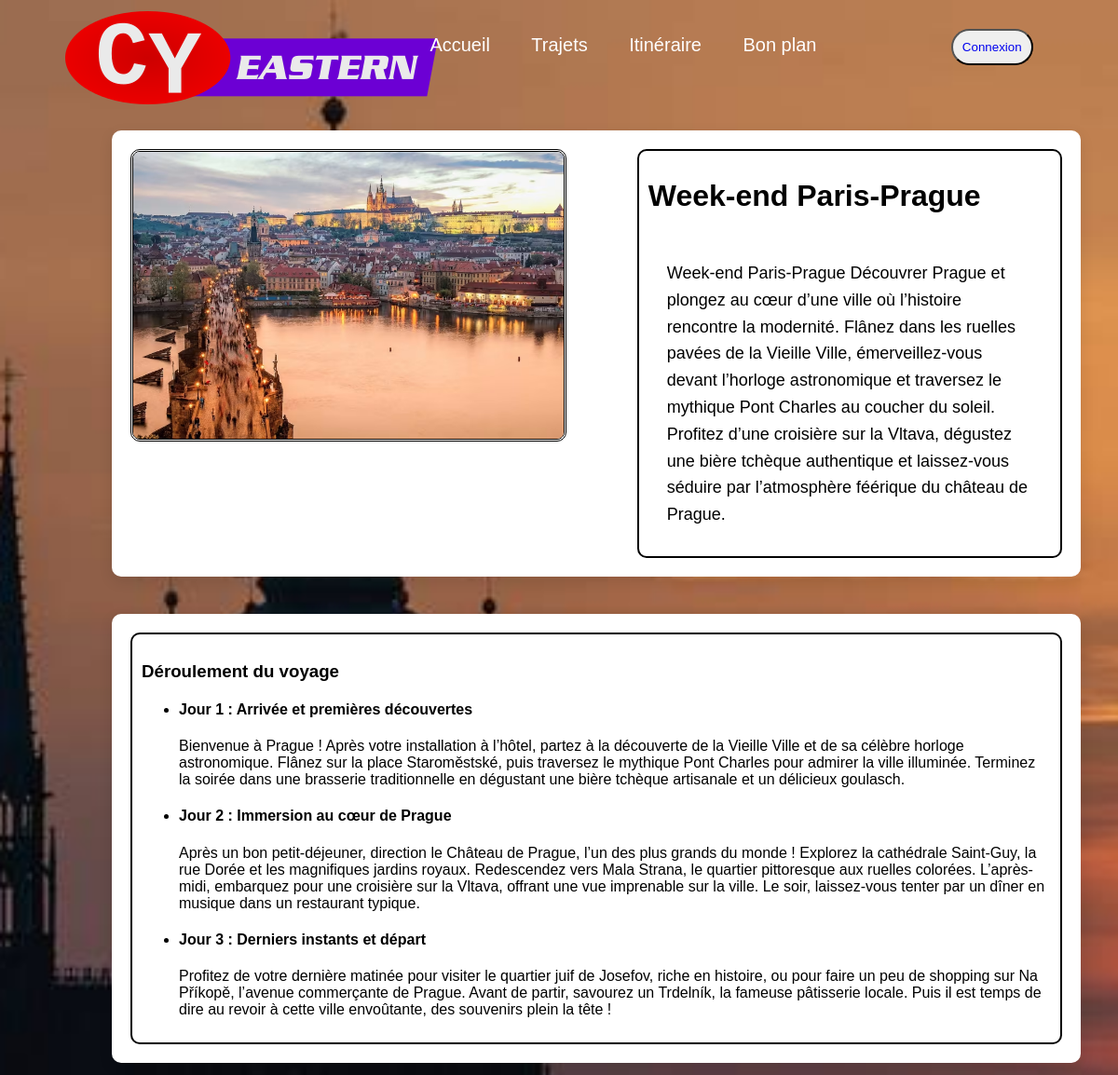
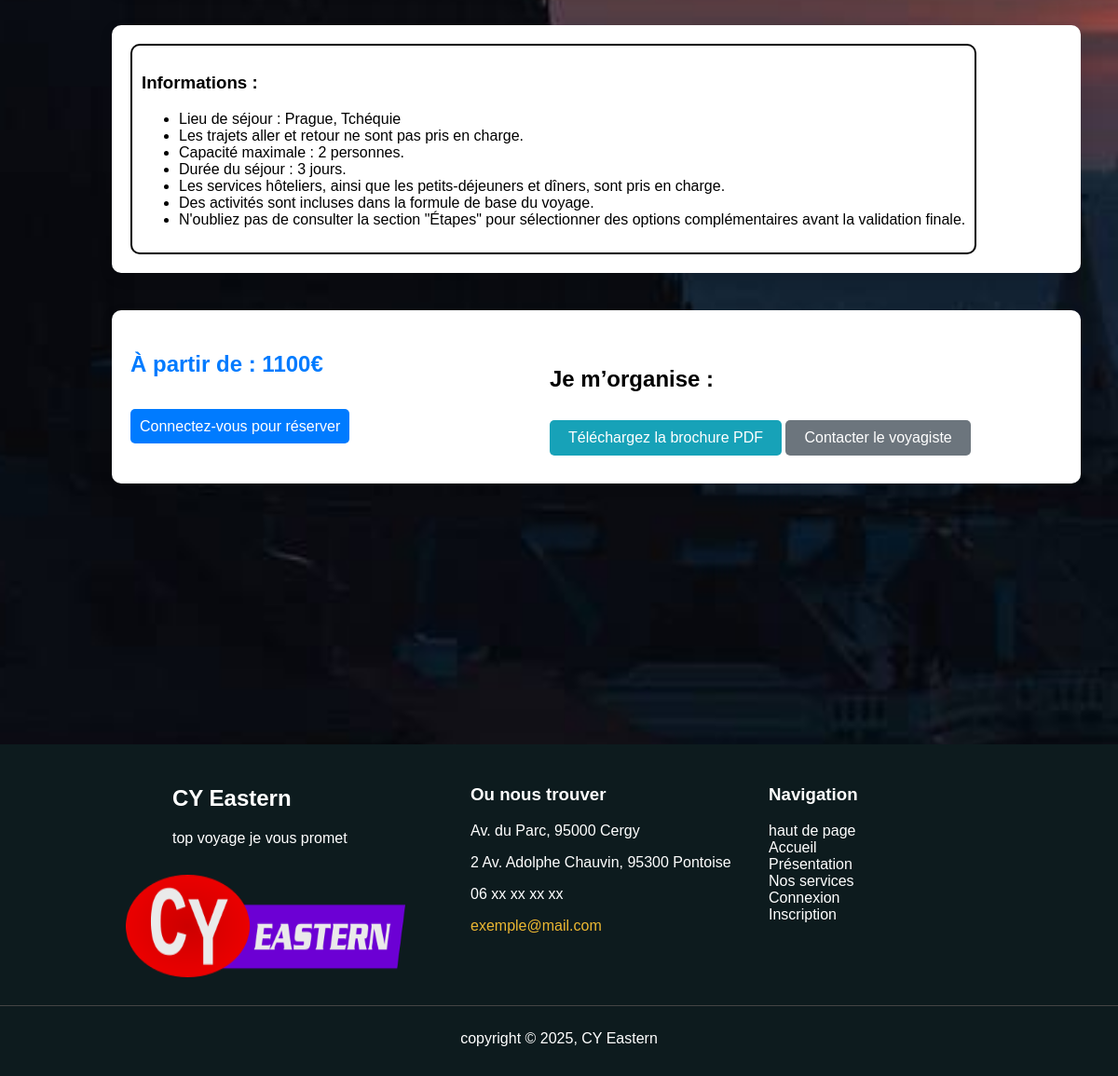
Screenshot of /voyage.php?get=1 with the database file from the repository (2 pictures, top to bottom).
### tables this page shows
CREATE TABLE `voyage` (
  `id` int(11) NOT NULL,
  `titre` varchar(39) NOT NULL,
  `duree` tinyint(4) NOT NULL,
  `etapes` tinyint(4) NOT NULL,
  `transport` varchar(24) NOT NULL,
  `maxi` tinyint(4) NOT NULL,
  `prix` smallint(6) NOT NULL,
  `statut` tinyint(1) NOT NULL
);

CREATE TABLE `descVoyage` (
  `idVoyage` int(2) DEFAULT NULL,
  `titre` varchar(38) DEFAULT NULL,
  `description` varchar(699) DEFAULT NULL,
  `infos` varchar(1944) DEFAULT NULL,
  `texte` varchar(583) DEFAULT NULL
);

CREATE TABLE `deroulVoyage` (
  `idVoyage` int(1) NOT NULL,
  `jour` int(1) NOT NULL,
  `idEtape` int(1) DEFAULT NULL,
  `titre` varchar(100) DEFAULT NULL,
  `desc` varchar(430) DEFAULT NULL
);

### api/linkDB.php (called while the page is built, shortened)
<?php
$linkDB = mysqli_connect("mariadb","valerie","meilleursite2025","clickjourney");
$descQuery = "SELECT * FROM descVoyage ORDER BY idVoyage";
$descResult = mysqli_query($linkDB, $descQuery);
$desc = array();
while ($row = mysqli_fetch_assoc($descResult)) {
    $desc[$row['idVoyage']] = $row;
}
$voyageQuery = "SELECT * FROM voyage";
$voyageResult = mysqli_query($linkDB, $voyageQuery);
$voyage = array();
while ($row = mysqli_fetch_assoc($voyageResult)) {
    $voyage[$row['id']] = $row;
}
$deroulQuery = "SELECT * FROM deroulVoyage ORDER BY idVoyage, jour";
$deroulResult = mysqli_query($linkDB, $deroulQuery);
$deroul = array();
while ($row = mysqli_fetch_assoc($deroulResult)) {
    $deroul[$row['idVoyage']][$row['jour']] = $row;
}

### voyage.php (the view, shortened to what this page needs)
<?php include('api/linkDB.php'); ?>
<!DOCTYPE html>
<html lang="fr">
<head>
    <link rel="stylesheet" type="text/css" href="style.css">
</head>
<body class="body_reservation" id="haut">
    <div>
        <nav>
            <div class="divmenu">
                <div class="logo1">
                    <a href="index.php"><img src="media/logo.webp" width="400" height="100" alt="Logo"></a>
                </div>
                <ul>
                    <li class="limenu"><a href="index.php">Accueil</a></li>
                    <li class="limenu"><a href="presentation.php">Trajets</a></li>
                    <li class="limenu"><a href="recherche.php">Itinéraire</a></li>
                    <li class="limenu"><a href="">Bon plan</a></li>
                    <?php
                    if (!$_SESSION['connecte']) {
                        echo '<button class="bouton_menu"><a href="connexion.php">Connexion</a></button>';
                    } else {
                        echo '<button class="bouton_menu"><a href="profil.php">Profil</a></button>
                              <button class="bouton_menu"><a href="index.php?logout=1">Déconnexion</a></button>';
                    }
                    ?>
                </ul>
            </div>
        </nav>
    </div>
    <div class="container-res">
        <div class="img_reservation">
            <img <?php echo 'src="media/voyage/voyage' . $_GET['get'] . '.jpg" alt="Image ' . $voyage[$_GET['get']]['titre'] . '"'; ?>>
        </div>
        <div class="encadrement">
            <h1 class="titre"><?= $voyage[$_GET['get']]['titre'] ?></h1>
            <p class="texte-res"><?= $desc[$_GET['get']]['description'] ?></p>
        </div>
    </div>
    <div class="container-res">
        <div class="encadrement">
            <h3>Déroulement du voyage</h3>
            <ul>
                <?php
                foreach ($deroul[$_GET['get']] as $jour => $row) {
                    echo '<li><h4>Jour ' . $jour . ' : ' . $row['titre'] . '</h4>';
                    echo '<p>' . $row['desc'] . '</h4></li>';
                }
                ?>
            </ul>
        </div>
    </div>
    <div class="container-res">
        <div class="encadrement">
            <h3>Informations : </h3>
            <ul>
                <li>Lieu de séjour : Prague, Tchéquie</li>
                <li>Les trajets aller et retour ne sont pas pris en charge.</li>
                <li>Capacité maximale : <?= $voyage[$_GET['get']]['maxi'] ?> personnes.</li>
                <li>Durée du séjour : <?= $voyage[$_GET['get']]['duree'] ?> jours.</li>
                <li>Les services hôteliers, ainsi que les petits-déjeuners et dîners, sont pris en charge.</li>
                <li>Des activités sont incluses dans la formule de base du voyage.</li>
                <li>N'oubliez pas de consulter la section "Étapes" pour sélectionner des options complémentaires
                    avant
                    la validation finale.</li>
            </ul>
        </div>
    </div>
    <div class="container-res">
        <div>
            <p class="prix_reservation">À partir de : <?= $voyage[$_GET['get']]['prix'] ?>€</p>
            <?php
            if($_SESSION['connecte']) {
                echo '<a href="resa.php?get=' . $_GET['get'] . '" class="bouton1-res">Réserver maintenant</a>';
            } else {
                echo '<a href="connexion.php" class="bouton1-res">Connectez-vous pour réserver</a>';
            }
            ?>
        </div>
        <div class="div2reservation">
            <h2>Je m’organise :</h2>
            <a href="#" class="bouton2-res" style="background-color: #17a2b8;">Téléchargez la brochure PDF</a>
            <a href="#" class="bouton2-res" style="background-color: #6c757d;">Contacter le voyagiste</a>
        </div>
    </div>
    <footer>
        <div class="contenu">
            <div class="logo">
                <h2>CY Eastern</h2>
                <p>top voyage je vous promet</p>
                <img src="media/logo.webp" alt="Logo" width="300" height="110"
                    style="display: flex; margin-left: -50px;">
            </div>
            <div class="colonne">
                <h3>Ou nous trouver</h3>
                <p>Av. du Parc, 95000 Cergy</p>
                <p>2 Av. Adolphe Chauvin, 95300 Pontoise</p>
                <p>06 xx xx xx xx</p>
                <p><a href="mailto:exemple@mail.com" style="color: rgb(237, 184, 50);">exemple@mail.com</a></p>
            </div>
            <div class="colonne">
                <h3>Navigation</h3>
                <ul class="ul-footer">
                    <li><a href="#haut">haut de page</a></li>
                    <li><a href="index.html">Accueil</a></li>
                    <li><a href="presentation.php">Présentation</a></li>
                    <li><a href="#">Nos services</a></li>
                    <li><a href="connexion.php">Connexion</a></li>
                    <li><a href="inscription.php">Inscription</a></li>
                </ul>
            </div>
        </div>
        <div class="footer-bottom">
            <p>copyright © 2025, CY Eastern</p>
        </div>
    </footer>
</body>
</html>

### style.css (style rules this page uses)
* { text-decoration: none; }
body { font-family: Arial, sans-serif; font-optical-sizing: auto; background-image: url(media/paysage.jpg); background-size: cover; background-repeat: no-repeat; background-position: center; height: 100vh; margin: 0; image-rendering: crisp-edges; background-attachment: fixed; }
img[alt="Logo"] { margin-left: 10px; margin-top: 30px; }
.divmenu { display: flex; align-items: center; justify-content: space-between; height: 100px; padding: 0 50px; }
li.limenu { display: inline-block; margin-left: -100px; }
.limenu a { color: white; font-size: 20px; margin-right: 140px; }
.bouton_menu { color: black; border-radius: 20px; padding: 10px; }
.logo1 { padding: 10px; font-weight: bold; font-size: 30px; justify-content: flex-end; }
footer { background-color: #0d1b1e; color: white; padding: 15px 0; margin-top: 280px; }
.contenu { display: flex; max-width: 850px; margin: auto; }
.colonne, .logo { min-width: 300px; margin: 10px; }
ul.ul-footer { list-style: none; padding: 0; }
ul.ul-footer li a { color: white; text-decoration: none; transition: color 0.4s; }
.footer-bottom { text-align: center; margin-top: 20px; border-top: 1px solid #444; padding-top: 10px; }
.body_reservation { background-image: url(media/sunset.jpg); font-family: Arial, sans-serif; margin: 0; padding: 0; background-color: #f8f9fa; }
div.container-res { margin-top: 40px; max-width: 1000px; margin-left: 10%; background: white; padding: 20px; border-radius: 10px; box-shadow: 0 5px 15px rgba(0, 0, 0, 0.1); display: flex; }
div.container-res .titre { margin: auto; width: 100%; padding-bottom: 30px; padding-top: 20px; }
.encadrement { border-color: black; border-style: solid; border-width: 2px; border-radius: 10px; padding: 10px; }
.texte-res { max-width: 60ch; margin: 0 auto; text-align: left; font-size: 18px; line-height: 1.6; padding: 20px; }
.img_reservation img { width: 85%; border-radius: 10px; border-color: black; border-style: double; }
.prix_reservation { padding-bottom: 20px; width: 450px; font-size: 24px; color: #007bff; font-weight: bold; }
.bouton1-res { padding: 10px; color: white; background-color: #007bff; text-decoration: none; border-radius: 5px; margin-top: 10px; margin-bottom: 10px; }
.bouton2-res { display: inline-block; padding: 10px 20px; color: white; background-color: #007bff; text-decoration: none; border-radius: 5px; margin-top: 10px; margin-bottom: 10px; }
.div2reservation { margin-top: 20px; }

### rows the page displays
voyage: titre "Week-end Paris-Prague", maxi "2", duree "3", prix "1100"
descvoyage: description "Week-end Paris-Prague Découvrer Prague et plongez au cœur d’une ville où l’histoire rencontre la modernité. Flânez dans les ruelles pavées de la Vieille Ville, émerveillez-vous devant l’horloge astronomique et traversez le mythique Pont Charles au coucher du soleil. Profitez d’une croisière sur la Vltava, dégustez une bière tchèque authentique et laissez-vous séduire par l’atmosphère féérique du château de Prague."
deroulvoyage: jour "1", titre "Arrivée et premières découvertes", desc "Bienvenue à Prague ! Après votre installation à l’hôtel, partez à la découverte de la Vieille Ville et de sa célèbre horloge astronomique. Flânez sur la place Staroměstské, puis traversez le mythique Pont Charles pour admirer la ville illuminée. Terminez la soirée dans une brasserie traditionnelle en dégustant une bière tchèque artisanale et un délicieux goulasch."
deroulvoyage: jour "2", titre "Immersion au cœur de Prague", desc "Après un bon petit-déjeuner, direction le Château de Prague, l’un des plus grands du monde ! Explorez la cathédrale Saint-Guy, la rue Dorée et les magnifiques jardins royaux. Redescendez vers Mala Strana, le quartier pittoresque aux ruelles colorées. L’après-midi, embarquez pour une croisière sur la Vltava, offrant une vue imprenable sur la ville. Le soir, laissez-vous tenter par un dîner en musique dans un restaurant typique."
deroulvoyage: jour "3", titre "Derniers instants et départ", desc "Profitez de votre dernière matinée pour visiter le quartier juif de Josefov, riche en histoire, ou pour faire un peu de shopping sur Na Příkopě, l’avenue commerçante de Prague. Avant de partir, savourez un Trdelník, la fameuse pâtisserie locale. Puis il est temps de dire au revoir à cette ville envoûtante, des souvenirs plein la tête !"
